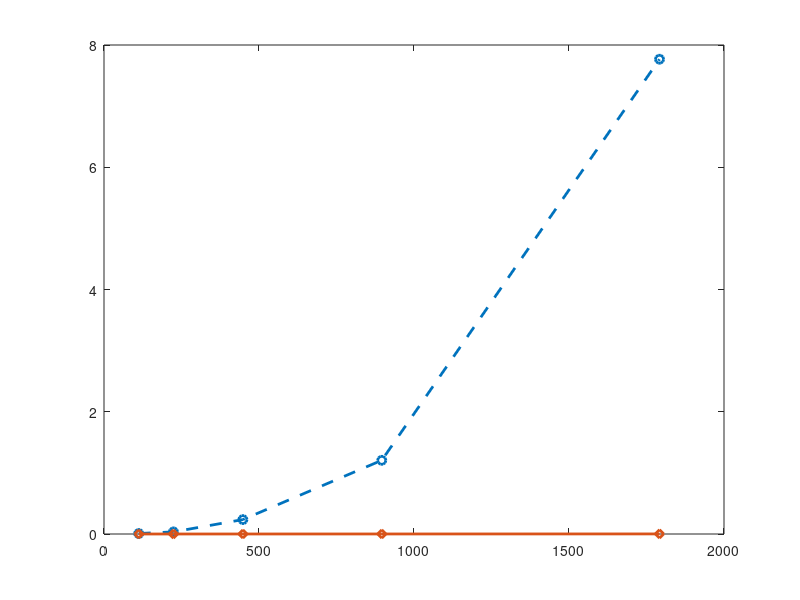

Write MATLAB code to recreate this figure. (Note: this script raises an error after producing the figure.)
clear; close all; clc
textSize = 16;
linewid = 1;

epiImpbm = [0.008176168603376135
    0.03475492713706834
    0.23585076204368047
    1.2056362863097871
    7.767176713262286
    ];
kle = [16, 32, 64, 128, 256]*7;
% epiImpis = [0.00016368
%     0.00062245
%     0.0016
%     0.0060
%     0.0224
% ];
epiImpis = [0.00003822
    0.00007866
    0.000292
    0.000521
    0.0013
    ];

kleBi = [16, 32, 64, 128, 256]*7;

figure(13)

plot(kle, epiImpbm, 'o--', 'LineWidth',2)
hold on
plot(kleBi, epiImpis, 'd-', 'LineWidth',2)
hold on
ax = gca;
ax.YAxis.FontSize = 13;
ax.XAxis.FontSize = 13;
ax.YAxis.FontWeight = 'bold';
ax.XAxis.FontWeight = 'bold';

xlim([0 1900]);
ylim([0 12]);
legend('DP-SKG','SIC-SKG', 'FontSize',textSize, 'FontWeight','bold', 'Location','northeast')
xlabel('Key Length (bit)', 'FontSize', 15, 'FontWeight','bold')
ylabel('Time (sec.)', 'FontSize',15, 'FontWeight','bold')
grid on

% for i=1:length(epiImpbm)
%     text(kleBi(i),epiImpbm(i),num2str(epiImpbm(i), '%.2g'), 'FontWeight','bold', 'Color','#0072BD', 'HorizontalAlignment', 'center', 'VerticalAlignment', 'bottom')
%     text(kleBi(i),epiImpis(i),num2str(epiImpis(i), '%.2g'), 'FontWeight','bold', 'Color', '#D95319', 'HorizontalAlignment', 'center', 'VerticalAlignment', 'bottom')
% end

% 创建 text
text('VerticalAlignment','bottom',...
    'HorizontalAlignment','center',...
    'FontWeight','bold',...
    'String','0.008',...
    'Position',[85.7327188940093 0.476176168603377 0],...
    'Color',[0 0.447058823529412 0.741176470588235]);

% 创建 text
text('VerticalAlignment','bottom',...
    'HorizontalAlignment','center',...
    'FontWeight','bold',...
    'String','3.8e-05',...
    'Position',[107.622119815668 0.0720382200000005 0],...
    'Color',[0.850980392156863 0.325490196078431 0.0980392156862745]);

% 创建 text
text('VerticalAlignment','bottom',...
    'HorizontalAlignment','center',...
    'FontWeight','bold',...
    'String','0.035',...
    'Position',[272.15668202765 0.826754927137069 0],...
    'Color',[0 0.447058823529412 0.741176470588235]);

% 创建 text
text('VerticalAlignment','bottom',...
    'HorizontalAlignment','center',...
    'FontWeight','bold',...
    'String','7.9e-05',...
    'Position',[298.423963133641 0.396078660000001 0],...
    'Color',[0.850980392156863 0.325490196078431 0.0980392156862745]);

% 创建 text
text('VerticalAlignment','bottom',...
    'HorizontalAlignment','center',...
    'FontWeight','bold',...
    'String','0.24',...
    'Position',[461.133640552995 1.02785076204368 0],...
    'Color',[0 0.447058823529412 0.741176470588235]);

% 创建 text
text('VerticalAlignment','bottom',...
    'HorizontalAlignment','center',...
    'FontWeight','bold',...
    'String','0.0003',...
    'Position',[496.15668202765 0.576292000000001 0],...
    'Color',[0.850980392156863 0.325490196078431 0.0980392156862745]);

% 创建 text
text('VerticalAlignment','bottom',...
    'HorizontalAlignment','center',...
    'FontWeight','bold',...
    'String','1.2',...
    'Position',[896 1.38563628630979 0],...
    'Color',[0 0.447058823529412 0.741176470588235]);

% 创建 text
text('VerticalAlignment','bottom',...
    'HorizontalAlignment','center',...
    'FontWeight','bold',...
    'String','0.0005',...
    'Position',[896 0.108521000000001 0],...
    'Color',[0.850980392156863 0.325490196078431 0.0980392156862745]);

% 创建 text
text('VerticalAlignment','bottom',...
    'HorizontalAlignment','center',...
    'FontWeight','bold',...
    'String','7.8',...
    'Position',[1792 7.91117671326229 0],...
    'Color',[0 0.447058823529412 0.741176470588235]);

% 创建 text
text('VerticalAlignment','bottom',...
    'HorizontalAlignment','center',...
    'FontWeight','bold',...
    'String','0.0013',...
    'Position',[1792 0.1453 0],...
    'Color',[0.850980392156863 0.325490196078431 0.0980392156862745]);

print('timeCmplxDP','-depsc')
